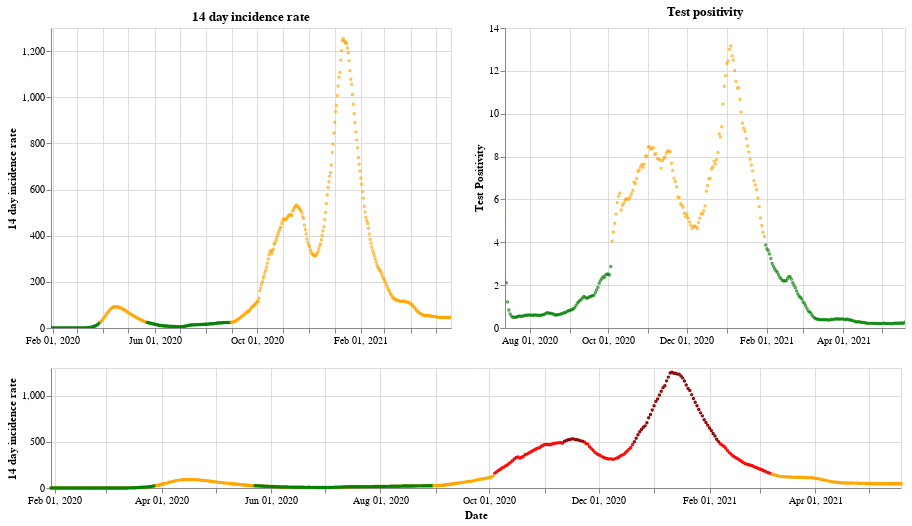

This figure's notebook cell:
### Markdown cell above
## England

### Code cell
plot_traffic_light('England')

### Figure 1 — Vega-Lite specification as saved in the notebook (floating-point values rounded to 4 significant figures; data arrays with more than 128 entries replaced by an {"elided": "..."} marker saying what was removed)
{"config": {"view": {"continuousWidth": 400, "continuousHeight": 300}}, "vconcat": [{"hconcat": [{"mark": {"type": "point", "size": 2}, "encoding": {"color": {"condition": {"value": "green", "test": "(datum.twoWeeklyCasesRate <= 25)"}, "value": "orange"}, "tooltip": [{"type": "nominal", "field": "areaName"}, {"type": "temporal", "field": "date"}, {"type": "quantitative", "field": "twoWeeklyCasesRate"}, {"type": "quantitative", "field": "testPositivity"}], "x": {"type": "temporal", "axis": {"title": ""}, "field": "date", "scale": {"domain": {"selection": "DateBrush"}}, "timeUnit": "yearmonthdate"}, "y": {"type": "quantitative", "axis": {"title": "14 day incidence rate"}, "field": "twoWeeklyCasesRate"}}, "title": "14 day incidence rate", "width": 400}, {"mark": {"type": "point", "size": 2}, "encoding": {"color": {"condition": {"value": "green", "test": "(datum.testPositivity <= 4)"}, "value": "orange"}, "tooltip": [{"type": "nominal", "field": "areaName"}, {"type": "temporal", "field": "date"}, {"type": "quantitative", "field": "twoWeeklyCasesRate"}, {"type": "quantitative", "field": "testPositivity"}], "x": {"type": "temporal", "axis": {"title": ""}, "field": "date", "scale": {"domain": {"selection": "DateBrush"}}, "timeUnit": "yearmonthdate"}, "y": {"type": "quantitative", "axis": {"title": "Test Positivity"}, "field": "testPositivity"}}, "title": "Test positivity", "width": 400}]}, {"layer": [{"mark": {"type": "point", "size": 2}, "encoding": {"color": {"condition": {"value": "orange", "test": "((50 && datum.twoWeeklyCasesRate) < 150)"}, "value": "red"}, "opacity": {"condition": {"value": 1, "test": "((50 && datum.twoWeeklyCasesRate) < 500)"}, "value": 0}, "tooltip": [{"type": "nominal", "field": "areaName"}, {"type": "temporal", "field": "date"}, {"type": "quantitative", "field": "twoWeeklyCasesRate"}, {"type": "quantitative", "field": "testPositivity"}], "x": {"type": "temporal", "axis": {"title": "Date"}, "field": "date", "timeUnit": "yearmonthdate"}, "y": {"type": "quantitative", "axis": {"title": "14 day incidence rate"}, "field": "twoWeeklyCasesRate"}}, "selection": {"DateBrush": {"type": "interval", "encodings": ["x"], "fields": ["Time"]}}, "width": 850}, {"mark": {"type": "point", "size": 2}, "encoding": {"color": {"value": "darkred"}, "opacity": {"condition": {"value": 1, "test": "(datum.twoWeeklyCasesRate >= 500)"}, "value": 0}, "tooltip": [{"type": "nominal", "field": "areaName"}, {"type": "temporal", "field": "date"}, {"type": "quantitative", "field": "twoWeeklyCasesRate"}, {"type": "quantitative", "field": "testPositivity"}], "x": {"type": "temporal", "axis": {"title": "Date"}, "field": "date", "timeUnit": "yearmonthdate"}, "y": {"type": "quantitative", "axis": {"title": "14 day incidence rate"}, "field": "twoWeeklyCasesRate"}}, "width": 400}, {"mark": {"type": "point", "size": 2}, "encoding": {"color": {"condition": {"value": "green", "test": "((4 && datum.twoWeeklyCasesRate) < 25)"}, "value": "orange"}, "opacity": {"condition": {"value": 1, "test": "(datum.twoWeeklyCasesRate < 50)"}, "value": 0}, "tooltip": [{"type": "nominal", "field": "areaName"}, {"type": "temporal", "field": "date"}, {"type": "quantitative", "field": "twoWeeklyCasesRate"}, {"type": "quantitative", "field": "testPositivity"}], "x": {"type": "temporal", "axis": {"title": "Date"}, "field": "date", "timeUnit": "yearmonthdate"}, "y": {"type": "quantitative", "axis": {"title": "14 day incidence rate"}, "field": "twoWeeklyCasesRate"}}, "width": 400}], "height": 120, "width": 800}], "data": {"name": "data-c0024fb28c7fc00e9f5e6567406a2434"}, "$schema": "https://vega.github.io/schema/vega-lite/v4.8.1.json", "datasets": {"data-c0024fb28c7fc00e9f5e6567406a2434": {"elided": "476 records"}}}
